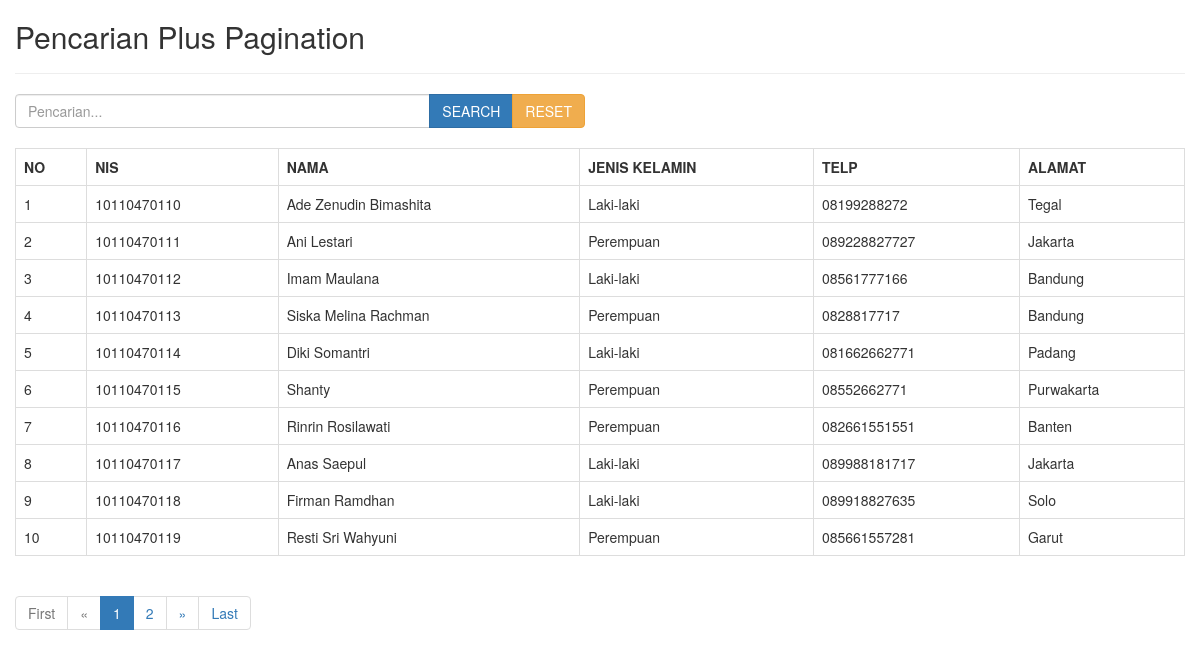
The page / on the database its author committed.
### tables this page shows
CREATE TABLE IF NOT EXISTS `siswa` (
  `nis` varchar(11) NOT NULL,
  `nama` varchar(50) NOT NULL,
  `jenis_kelamin` varchar(10) NOT NULL,
  `telp` varchar(15) NOT NULL,
  `alamat` text NOT NULL,
  PRIMARY KEY (`nis`)
);

### view.php (the view)
<div class="table-responsive">
	<table class="table table-bordered">
		<tr>
			<th>NO</th>
			<th>NIS</th>
			<th>NAMA</th>
			<th>JENIS KELAMIN</th>
			<th>TELP</th>
			<th>ALAMAT</th>
		</tr>
		<?php
		include "koneksi.php";
		$page = (isset($_POST['page']))? $_POST['page'] : 1;
		$limit = 10;
		$no = (($page - 1) * $limit) + 1;
		$limit_start = ($page - 1) * $limit;
		if(isset($_POST['search']) && $_POST['search'] == true){
			$param = '%'.mysqli_real_escape_string($connect, $keyword).'%';
			$sql = mysqli_query($connect, "SELECT * FROM siswa WHERE nis LIKE '".$param."' OR nama LIKE '".$param."' OR jenis_kelamin LIKE '".$param."' OR telp LIKE '".$param."' OR alamat LIKE '".$param."' LIMIT ".$limit_start.",".$limit);
			$sql2 = mysqli_query($connect, "SELECT COUNT(*) AS jumlah FROM siswa WHERE nis LIKE '".$param."' OR nama LIKE '".$param."' OR jenis_kelamin LIKE '".$param."' OR telp LIKE '".$param."' OR alamat LIKE '".$param."'");
			$get_jumlah = mysqli_fetch_array($sql2);
		}else{
			$sql = mysqli_query($connect, "SELECT * FROM siswa LIMIT ".$limit_start.",".$limit);
			$sql2 = mysqli_query($connect, "SELECT COUNT(*) AS jumlah FROM siswa");
			$get_jumlah = mysqli_fetch_array($sql2);
		}
		while($data = mysqli_fetch_array($sql)){
			?>
			<tr>
				<td class="align-middle"><?php echo $no; ?></td>
				<td class="align-middle"><?php echo $data['nis']; ?></td>
				<td class="align-middle"><?php echo $data['nama']; ?></td>
				<td class="align-middle"><?php echo $data['jenis_kelamin']; ?></td>
				<td class="align-middle"><?php echo $data['telp']; ?></td>
				<td class="align-middle"><?php echo $data['alamat']; ?></td>
			</tr>
			<?php
			$no++;
		}
		?>
	</table>
</div>
<?php
$count = mysqli_num_rows($sql);
if($count > 0){
    ?>
    <ul class="pagination">
    	<?php
    	if($page == 1){
    	?>
    		<li class="disabled"><a href="#">First</a></li>
    		<li class="disabled"><a href="#">&laquo;</a></li>
    	<?php
    	}else{
    		$link_prev = ($page > 1)? $page - 1 : 1;
    	?>
    		<li><a href="javascript:void(0);" onclick="searchWithPagination(1, false)">First</a></li>
    		<li><a href="javascript:void(0);" onclick="searchWithPagination(<?php echo $link_prev; ?>, false)">&laquo;</a></li>
    	<?php
    	}
    	?>
    	<?php
    	$jumlah_page = ceil($get_jumlah['jumlah'] / $limit);
    	$jumlah_number = 3;
    	$start_number = ($page > $jumlah_number)? $page - $jumlah_number : 1;
    	$end_number = ($page < ($jumlah_page - $jumlah_number))? $page + $jumlah_number : $jumlah_page;
    	for($i = $start_number; $i <= $end_number; $i++){
    		$link_active = ($page == $i)? ' class="active"' : '';
    	?>
    		<li<?php echo $link_active; ?>><a href="javascript:void(0);" onclick="searchWithPagination(<?php echo $i; ?>, false)"><?php echo $i; ?></a></li>
    	<?php
    	}
    	?>
    	<?php
    	if($page == $jumlah_page){
    	?>
    		<li class="disabled"><a href="#">&raquo;</a></li>
    		<li class="disabled"><a href="#">Last</a></li>
    	<?php
    	}else{
    		$link_next = ($page < $jumlah_page)? $page + 1 : $jumlah_page;
    	?>
    		<li><a href="javascript:void(0);" onclick="searchWithPagination(<?php echo $link_next; ?>, false)">&raquo;</a></li>
    		<li><a href="javascript:void(0);" onclick="searchWithPagination(<?php echo $jumlah_page; ?>, false)">Last</a></li>
    	<?php
    	}
    	?>
    </ul>
    <?php
}
?>

### index.php (shortened to what this page needs)
<!DOCTYPE html>
<html lang="en">
	<head>
		<link href="css/bootstrap.min.css" rel="stylesheet">
	</head>
	<body>
		<div style="padding: 0 15px;">
			<h2>Pencarian Plus Pagination</h2><hr>
			<div class="row">
				<div class="col-xs-12 col-sm-6">
					<div class="input-group">
						<input type="text" class="form-control" placeholder="Pencarian..." id="keyword">
						<span class="input-group-btn">
							<button class="btn btn-primary" type="button" id="btn-search">SEARCH</button>
							<a href="" class="btn btn-warning">RESET</a>
						</span>
					</div>
				</div>
			</div>
			<br>
			<div id="view"><?php include "view.php"; ?></div>
		</div>
	</body>
</html>

### index.php (style rules this page uses)
.align-middle { vertical-align: middle !important; }

### rows shown on the page
siswa: nis "10110470110", nama "Ade Zenudin Bimashita", jenis_kelamin "Laki-laki", telp "08199288272", alamat "Tegal"
siswa: nis "10110470111", nama "Ani Lestari", jenis_kelamin "Perempuan", telp "089228827727", alamat "Jakarta"
siswa: nis "10110470112", nama "Imam Maulana", jenis_kelamin "Laki-laki", telp "08561777166", alamat "Bandung"
siswa: nis "10110470113", nama "Siska Melina Rachman", jenis_kelamin "Perempuan", telp "0828817717", alamat "Bandung"
siswa: nis "10110470114", nama "Diki Somantri", jenis_kelamin "Laki-laki", telp "081662662771", alamat "Padang"
siswa: nis "10110470115", nama "Shanty", jenis_kelamin "Perempuan", telp "08552662771", alamat "Purwakarta"
siswa: nis "10110470116", nama "Rinrin Rosilawati", jenis_kelamin "Perempuan", telp "082661551551", alamat "Banten"
siswa: nis "10110470117", nama "Anas Saepul", jenis_kelamin "Laki-laki", telp "089988181717", alamat "Jakarta"
siswa: nis "10110470118", nama "Firman Ramdhan", jenis_kelamin "Laki-laki", telp "089918827635", alamat "Solo"
siswa: nis "10110470119", nama "Resti Sri Wahyuni", jenis_kelamin "Perempuan", telp "085661557281", alamat "Garut"
